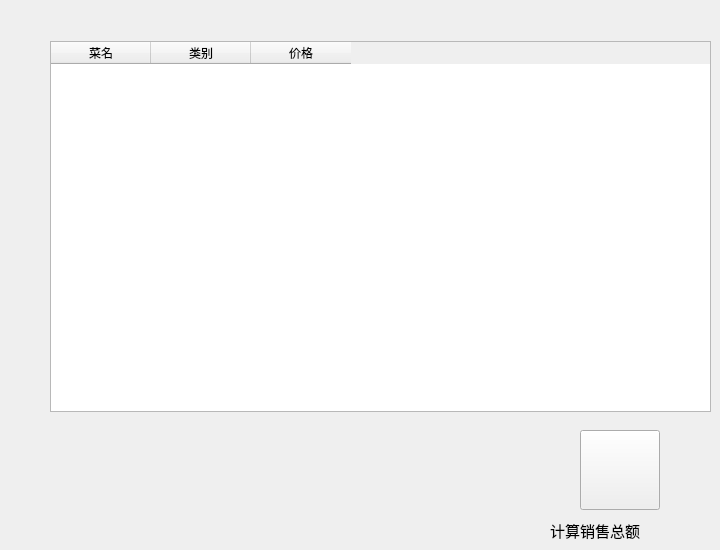
     <widget class="QWidget" name="tab">
      <property name="styleSheet">
       <string notr="true"/>
      </property>
      <attribute name="title">
       <string/>
      </attribute>
      <widget class="QTableWidget" name="bossRecordTab">
       <property name="geometry">
        <rect>
         <x>50</x>
         <y>41</y>
         <width>661</width>
         <height>371</height>
        </rect>
       </property>
       <column>
        <property name="text">
         <string>菜名</string>
        </property>
       </column>
       <column>
        <property name="text">
         <string>类别</string>
        </property>
       </column>
       <column>
        <property name="text">
         <string>价格</string>
        </property>
       </column>
      </widget>
      <widget class="QPushButton" name="but_caculateTol">
       <property name="geometry">
        <rect>
         <x>580</x>
         <y>430</y>
         <width>80</width>
         <height>80</height>
        </rect>
       </property>
       <property name="minimumSize">
        <size>
         <width>80</width>
         <height>80</height>
        </size>
       </property>
       <property name="maximumSize">
        <size>
         <width>80</width>
         <height>80</height>
        </size>
       </property>
       <property name="styleSheet">
        <string notr="true">border-image: url(:/icon/积分.png);</string>
       </property>
       <property name="text">
        <string/>
       </property>
      </widget>
      <widget class="QLabel" name="label_12">
       <property name="geometry">
        <rect>
         <x>550</x>
         <y>520</y>
         <width>131</width>
         <height>21</height>
        </rect>
       </property>
       <property name="font">
        <font>
         <family>等线 Light</family>
         <pointsize>11</pointsize>
        </font>
       </property>
       <property name="text">
        <string>计算销售总额</string>
       </property>
      </widget>
     </widget>
